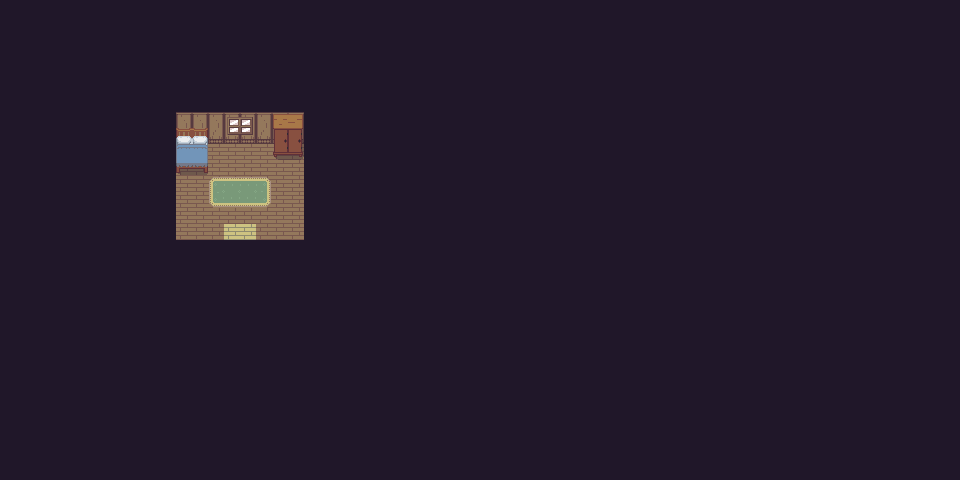

This game map was drawn from its Tiled (.tmx) file and the tilesets committed beside it. A one-line description and the trimmed map source follow:
An orthogonal 60x30 tile map with 16x16 px tiles, 2 tile layers (Base, Objects), 1 hidden layer not drawn, 2 tilesets and 1 object (toTest7).

<map version="1.5" tiledversion="1.5.0" orientation="orthogonal" renderorder="right-down" width="60" height="30" tilewidth="16" tileheight="16" infinite="0" nextlayerid="9" nextobjectid="56">
 <editorsettings>
  <export target="playerHouse.lua" format="lua" />
 </editorsettings>
 <tileset firstgid="1" name="overworld" tilewidth="16" tileheight="16" tilecount="1480" columns="40">
  <image source="_tilesets/overworld.png" width="640" height="592" />
 </tileset>
 <tileset firstgid="1481" name="inner" tilewidth="16" tileheight="16" tilecount="1000" columns="40">
  <image source="_tilesets/inner.png" width="640" height="400" />
 </tileset>
 <layer id="1" name="Base" width="60" height="30">
  <data>[1800 cells, 1800 non-empty, 5 distinct tile ids]</data>
 </layer>
 <objectgroup id="3" name="Walls" />
 <objectgroup id="5" name="Loot" />
 <objectgroup id="6" name="Enemies" />
 <objectgroup id="7" name="NPC" />
 <objectgroup id="8" name="Transitions">
  <object id="55" name="toTest7" x="224" y="248" width="32" height="16">
   <properties>
    <property name="destX" type="int" value="744" />
    <property name="destY" type="int" value="296" />
   </properties>
  </object>
 </objectgroup>
 <layer id="2" name="Objects" width="60" height="30">
  <data>[1800 cells, 24 non-empty, 22 distinct tile ids]</data>
 </layer>
 <layer id="4" name="Test" width="60" height="30" visible="0">
  <data>[1800 cells, 660 non-empty, 1 distinct tile ids]</data>
 </layer>
</map>
